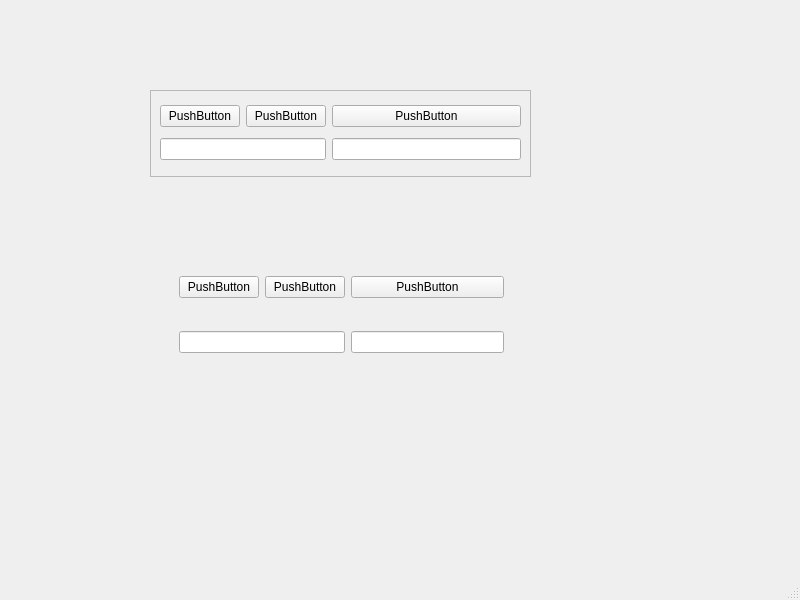
<?xml version="1.0" encoding="UTF-8"?>
<ui version="4.0">
 <class>MainWindow</class>
 <widget class="QMainWindow" name="MainWindow">
  <property name="geometry">
   <rect>
    <x>0</x>
    <y>0</y>
    <width>800</width>
    <height>600</height>
   </rect>
  </property>
  <property name="windowTitle">
   <string>MainWindow</string>
  </property>
  <widget class="QWidget" name="centralwidget">
   <widget class="QFrame" name="frame">
    <property name="geometry">
     <rect>
      <x>150</x>
      <y>90</y>
      <width>381</width>
      <height>87</height>
     </rect>
    </property>
    <property name="frameShape">
     <enum>QFrame::StyledPanel</enum>
    </property>
    <property name="frameShadow">
     <enum>QFrame::Raised</enum>
    </property>
    <layout class="QGridLayout" name="gridLayout">
     <item row="0" column="0">
      <widget class="QPushButton" name="pushButton">
       <property name="text">
        <string>PushButton</string>
       </property>
      </widget>
     </item>
     <item row="1" column="2">
      <widget class="QLineEdit" name="lineEdit_2"/>
     </item>
     <item row="0" column="2">
      <widget class="QPushButton" name="pushButton_3">
       <property name="text">
        <string>PushButton</string>
       </property>
      </widget>
     </item>
     <item row="0" column="1">
      <widget class="QPushButton" name="pushButton_2">
       <property name="text">
        <string>PushButton</string>
       </property>
      </widget>
     </item>
     <item row="1" column="0" colspan="2">
      <widget class="QLineEdit" name="lineEdit"/>
     </item>
    </layout>
   </widget>
   <widget class="QFrame" name="gridFrame">
    <property name="geometry">
     <rect>
      <x>170</x>
      <y>240</y>
      <width>343</width>
      <height>151</height>
     </rect>
    </property>
    <layout class="QGridLayout" name="gridLayout_2">
     <item row="0" column="0">
      <widget class="QPushButton" name="pushButton_4">
       <property name="text">
        <string>PushButton</string>
       </property>
      </widget>
     </item>
     <item row="0" column="2">
      <widget class="QPushButton" name="pushButton_6">
       <property name="text">
        <string>PushButton</string>
       </property>
      </widget>
     </item>
     <item row="0" column="1">
      <widget class="QPushButton" name="pushButton_5">
       <property name="text">
        <string>PushButton</string>
       </property>
      </widget>
     </item>
     <item row="1" column="0" colspan="2">
      <widget class="QLineEdit" name="lineEdit_3"/>
     </item>
     <item row="1" column="2">
      <widget class="QLineEdit" name="lineEdit_4"/>
     </item>
    </layout>
   </widget>
  </widget>
  <widget class="QMenuBar" name="menubar">
   <property name="geometry">
    <rect>
     <x>0</x>
     <y>0</y>
     <width>800</width>
     <height>24</height>
    </rect>
   </property>
  </widget>
  <widget class="QStatusBar" name="statusbar"/>
 </widget>
 <resources/>
 <connections/>
</ui>
